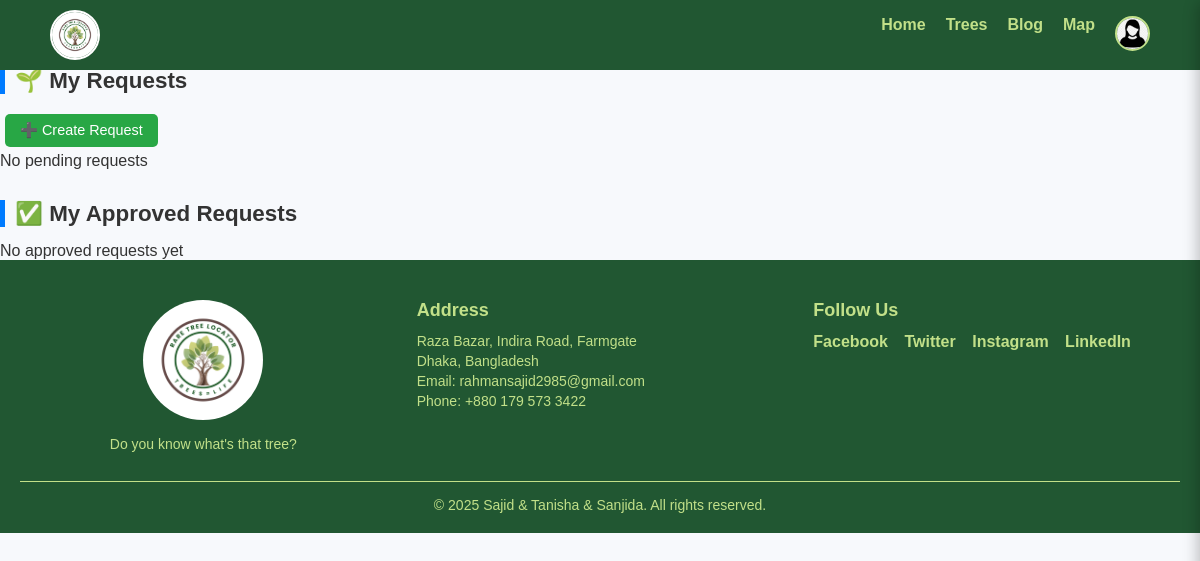
Page /dashboard/ (signed in) on the earlier database version.
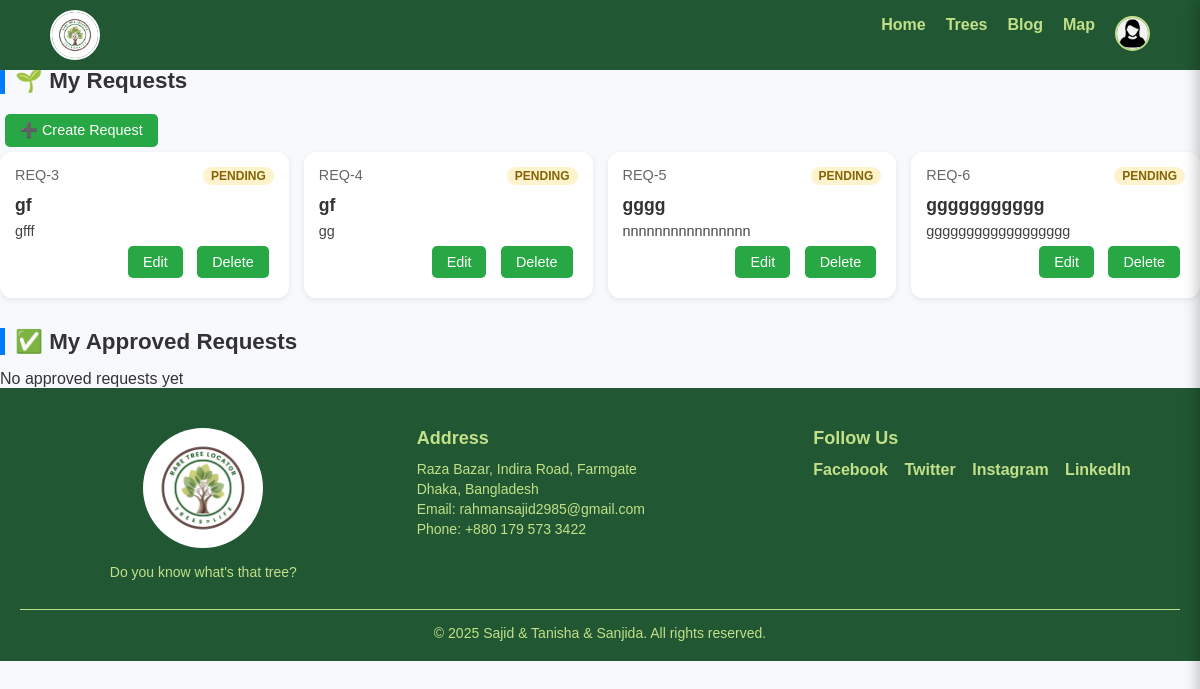
Same page on the later database version.
### TreeApp/models.py (models this page shows, shortened)
class TreeRequest(models.Model):
    STATUS_CHOICES = [
        ("pending", "Pending"),
        ("answered", "Answered"),
    ]
    requester = models.ForeignKey(
        settings.AUTH_USER_MODEL,
        on_delete=models.CASCADE,
        related_name="tree_requests"
    )
    title = models.CharField(max_length=255)  # short summary e.g. "Unknown Flowering Tree"
    description = models.TextField()
    location = models.CharField(max_length=255, blank=True, null=True)
    created_at = models.DateTimeField(default=timezone.now)
    status = models.CharField(max_length=20, choices=STATUS_CHOICES, default="pending")

### TreeApp/views.py (the view)
# urls.py: path("dashboard/", treeapp_views.dashboard, name="dashboard"),#user dashboard view
@login_required
def dashboard(request):
    context = {}
    if request.user.user_type == "common":
        context["my_requests"] = TreeRequest.objects.filter(requester=request.user, status="pending")
        context["my_approved"] = TreeRequest.objects.filter(requester=request.user, status="answered")
    elif request.user.user_type == "contributor":
        context["all_requests"] = TreeRequest.objects.filter(status="pending")
        context["my_answers"] = TreeAnswer.objects.filter(contributor=request.user)
    return render(request, "Request/dashboard.html", context)

### templates/Request/dashboard.html (shortened to what this page needs)
{% load static %}
<!DOCTYPE html>
<html lang="en">
<head>
    <link rel="stylesheet" href="{% static 'css/Request/dashboard.css' %}">
</head>
<body>
    {% include "Common/header.html" %}
    <div class="dashboard-container">
        <h1>Welcome, {{ request.user.username }}!</h1>
        {% if request.user.user_type == "common" %}
        <h2>🌱 My Requests</h2>
        <button class="btn create-request-btn" id="openCreateModal">➕ Create Request</button>
        <div class="card-list">
            {% for req in my_requests %}
            <div class="card">
                <div class="card-header">
                    <span class="req-id">REQ-{{ req.id }}</span>
                    <span class="status pending">Pending</span>
                </div>
                <div class="card-body">
                    <h3>{{ req.title }}</h3>
                    <p>{{ req.description|truncatechars:120 }}</p>
                </div>
                <div class="card-footer">
                    <button class="btn edit-request-btn" data-id="{{ req.id }}" data-title="{{ req.title }}"
                        data-description="{{ req.description }}" data-location="{{ req.location }}">Edit</button>
                    <button class="btn delete-request-btn" data-id="{{ req.id }}">Delete</button>
                </div>
            </div>
            {% empty %}
            <p>No pending requests</p>
            {% endfor %}
        </div>
        <h2>✅ My Approved Requests</h2>
        <div class="card-list">
            {% for req in my_approved %}
            <div class="card">
                <div class="card-header">
                    <span class="req-id">REQ-{{ req.id }}</span>
                    <span class="status answered">Answered</span>
                </div>
                <div class="card-body">
                    <h3>{{ req.title }}</h3>
                    <p><b>Answer:</b> {{ req.answer.answer_text|truncatechars:120 }}</p>
                </div>
            </div>
            {% empty %}
            <p>No approved requests yet</p>
            {% endfor %}
        </div>
        {% endif %}
    </div>
    {% include "Common/footer.html" %}
</body>
</html>

Differences in the rows shown:
added TreeRequest: id "3", title "gf", description "gfff"
added TreeRequest: id "4", title "gf", description "gg"
added TreeRequest: id "5", title "gggg", description "nnnnnnnnnnnnnnnn"
added TreeRequest: id "6", title "ggggggggggg", description "gggggggggggggggggg"
Other differences:
text no longer shown: "No pending requests"
